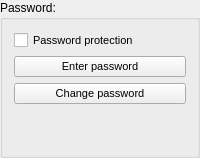
        <widget class="QGroupBox" name="groupBox_22">
         <property name="title">
          <string>Password:</string>
         </property>
         <layout class="QVBoxLayout" name="verticalLayout_33">
          <item>
           <widget class="QCheckBox" name="passwordProtectionCheckBox">
            <property name="font">
             <font>
              <pointsize>8</pointsize>
             </font>
            </property>
            <property name="text">
             <string>Password protection</string>
            </property>
           </widget>
          </item>
          <item>
           <widget class="QPushButton" name="enterPasswordPushButton">
            <property name="font">
             <font>
              <pointsize>8</pointsize>
             </font>
            </property>
            <property name="text">
             <string>Enter password</string>
            </property>
           </widget>
          </item>
          <item>
           <widget class="QPushButton" name="changePasswordPushButton">
            <property name="font">
             <font>
              <pointsize>8</pointsize>
             </font>
            </property>
            <property name="text">
             <string>Change password</string>
            </property>
           </widget>
          </item>
          <item>
           <spacer name="verticalSpacer">
            <property name="orientation">
             <enum>Qt::Vertical</enum>
            </property>
            <property name="sizeHint" stdset="0">
             <size>
              <width>20</width>
              <height>40</height>
             </size>
            </property>
           </spacer>
          </item>
         </layout>
        </widget>
